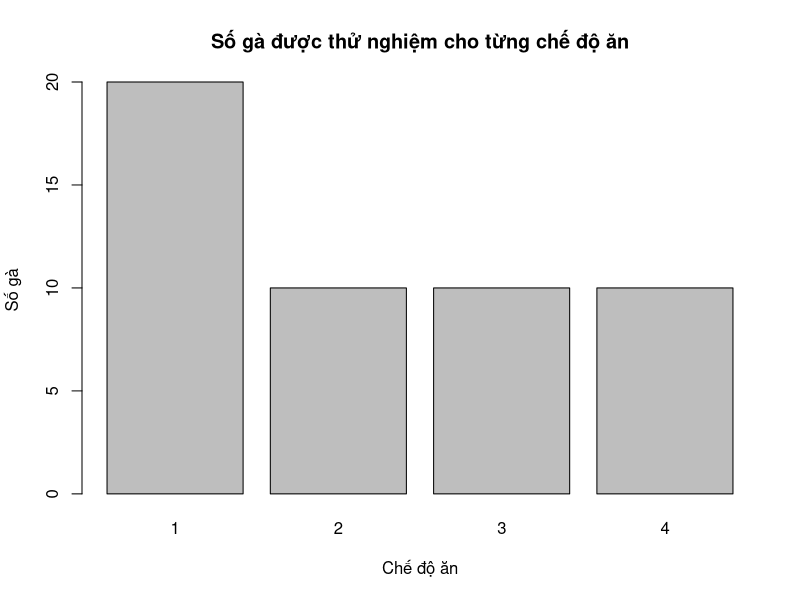
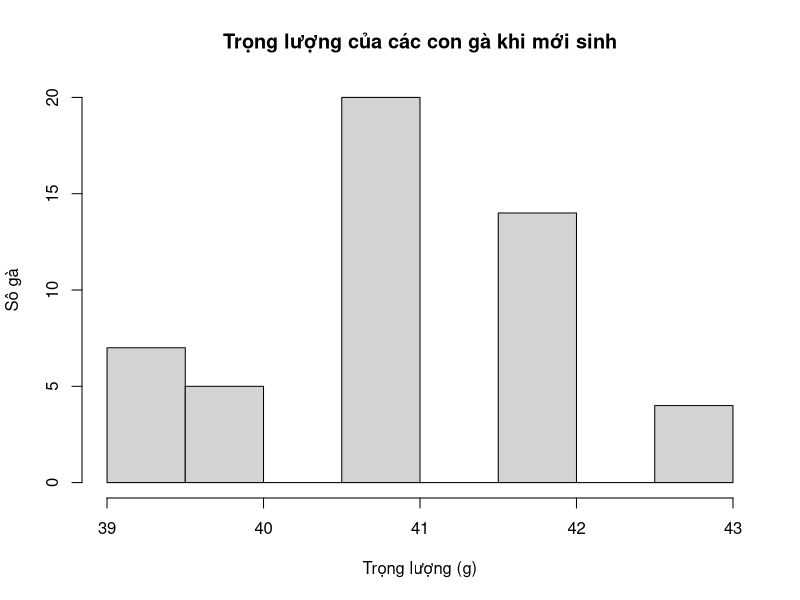
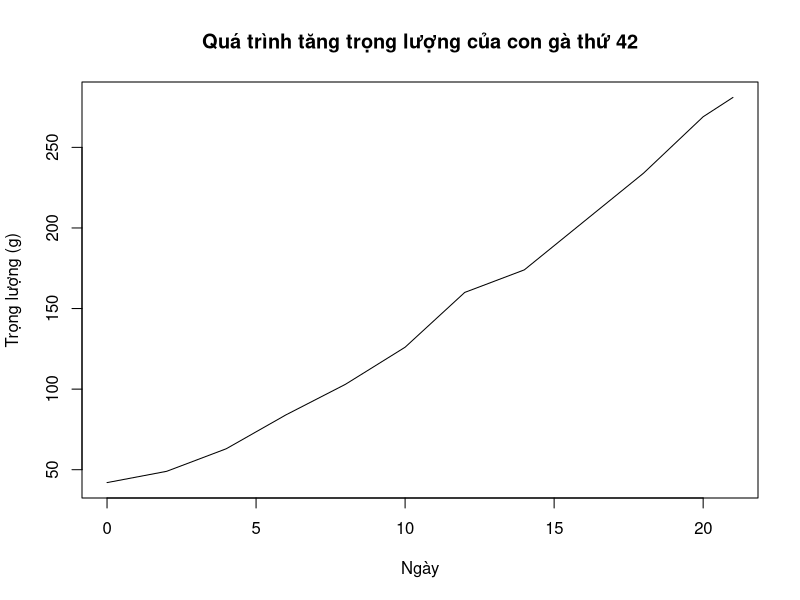

Generate these figures, in order, with R:
# Exercise 02

CW <- ChickWeight

# 1)
diets <- unique(CW$Diet)
numberChicks <- sapply(diets, FUN = function (x) {
  tempData <- subset(CW, CW$Diet == x)
  
  return (length(unique(tempData$Chick)))
})

barplot(numberChicks,
        main = "Số gà được thử nghiệm cho từng chế độ ăn",
        xlab = "Chế độ ăn",
        ylab = "Số gà",
        names.arg = diets)

# 2)
hist(x = subset(CW, CW$Time == 0)$weight,
     main = "Trọng lượng của các con gà khi mới sinh",
     xlab = "Trọng lượng (g)",
     ylab = "Sô gà")

# 3)
plot(x = subset(CW, CW$Chick == 42)$Time,
     y = subset(CW, CW$Chick == 42)$weight,
     type = "l",
     main = "Quá trình tăng trọng lượng của con gà thứ 42",
     xlab = "Ngày",
     ylab = "Trọng lượng (g)",
    )

# 4)
diets <- unique(CW$Diet)
chicks21 <- subset(CW, CW$Time == 21)
means <- sapply(diets, FUN = function (x) {
  tempChicks21 <- subset(chicks21, chicks21$Diet == x)
  return (mean(tempChicks21$weight))
})
means

sds <- sapply(diets, FUN = function (x) {
  tempChicks21 <- subset(chicks21, chicks21$Diet == x)
  return (sd(tempChicks21$weight))
})
sds
